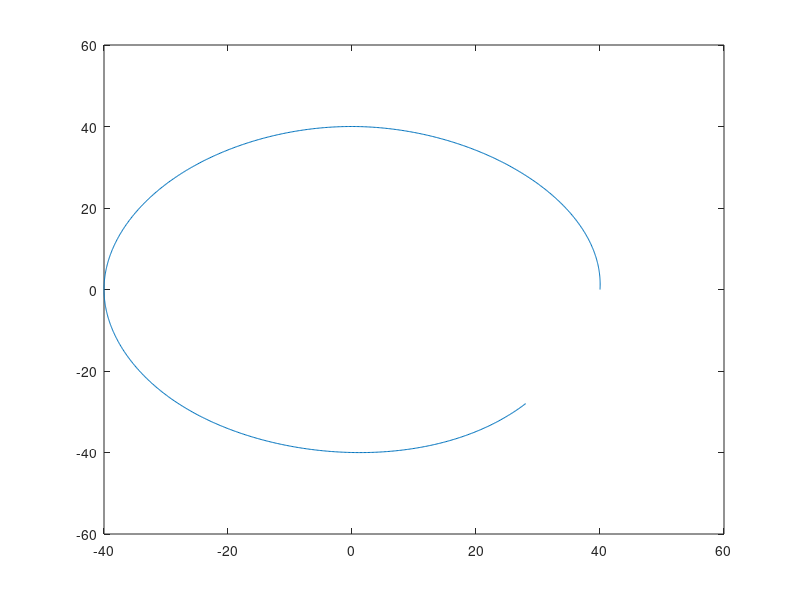

This figure's MATLAB source:
points = dlmread('points.mat', ' ');
tt = points(:, 1);
xx = points(:, 2);
yy = points(:, 3);

sx = spline(tt, xx);
sy = spline(tt, yy);

figure;
period = tt(length(tt)) - tt(1);

t = linspace(tt(1), tt(length(tt)), 1000);
x = ppval(sx, t);
y = ppval(sy, t);
plot(x, y);